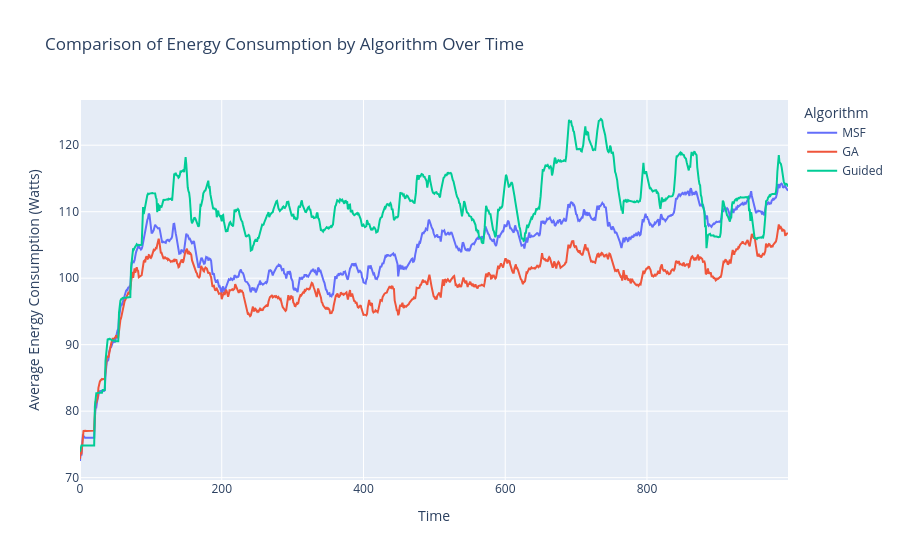

Notebook source saved alongside this figure:
### Code cell
def calculate_total_power(P_base, P_idle, P_max, U):
    """
    Calcula o consumo total de energia com base no uso da CPU.

    Parâmetros:
    - P_base: Consumo de energia base do servidor sem carga de CPU.
    - P_idle: Consumo de energia da CPU no estado ocioso.
    - P_max: Consumo de energia da CPU com 100% de carga.
    - U: Percentual de uso da CPU (0 a 100).

    Retorna:
    - Consumo total de energia em watts.
    """
    return P_base + (P_max - P_idle) * (U / 100) + P_idle


# Parâmetros de energia
P_base = 50  # Consumo de energia base em watts
P_idle = 20  # Consumo de energia da CPU em estado ocioso em watts
P_max = 100  # Consumo de energia da CPU a 100% de carga em watts

# Aplicando a função de cálculo de energia ao DataFrame
df_energy_msf = cpu_msf_df.applymap(lambda U: calculate_total_power(P_base, P_idle, P_max, U))
df_energy_ga = cpu_ga_df.applymap(lambda U: calculate_total_power(P_base, P_idle, P_max, U))
df_energy_gr = cpu_gr_df.applymap(lambda U: calculate_total_power(P_base, P_idle, P_max, U))

# Supondo que df_energy_dp, df_energy_ga, df_energy_rod sejam os DataFrames de energia
# Vamos calcular a média do consumo de energia da rede inteira ao longo do tempo para cada algoritmo
average_energy_msf = df_energy_msf.mean(axis=1)
average_energy_ga = df_energy_ga.mean(axis=1)
average_energy_gr = df_energy_gr.mean(axis=1)

# Preparando os dados para plotagem
time_index = range(
    len(average_energy_msf)
)  # Assumindo que todos os DataFrames têm o mesmo comprimento

# Criando um DataFrame para facilitar a plotagem com Plotly
df_comparison = pd.DataFrame(
    {
        "Time": time_index,
        "MSF": average_energy_msf.values,
        "Genetic": average_energy_ga.values,
        "Guided": average_energy_gr.values,
    }
)

# Plotando o gráfico de comparação usando Plotly

fig = go.Figure()

# Adicionando cada série de dados
fig.add_trace(
    go.Scatter(x=df_comparison["Time"], y=df_comparison["MSF"], mode="lines", name="MSF")
)
fig.add_trace(
    go.Scatter(x=df_comparison["Time"], y=df_comparison["Genetic"], mode="lines", name="GA")
)
fig.add_trace(
    go.Scatter(x=df_comparison["Time"], y=df_comparison["Guided"], mode="lines", name="Guided")
)

fig.update_layout(
    title="Comparison of Energy Consumption by Algorithm Over Time",
    xaxis_title="Time",
    yaxis_title="Average Energy Consumption (Watts)",
    legend_title="Algorithm",
)

# Exibindo o gráfico
fig.show()

### Figure 1 — Plotly figure (JSON) as saved in the notebook; plotly's stock layout.template omitted (floating-point values rounded to 4 significant figures; data arrays with more than 128 entries replaced by an {"elided": "..."} marker saying what was removed)
{"data": [{"mode": "lines", "name": "MSF", "type": "scatter", "x": {"elided": "1000 int values"}, "y": {"elided": "1000 float values"}}, {"mode": "lines", "name": "GA", "type": "scatter", "x": {"elided": "1000 int values"}, "y": {"elided": "1000 float values"}}, {"mode": "lines", "name": "Guided", "type": "scatter", "x": {"elided": "1000 int values"}, "y": {"elided": "1000 float values"}}], "layout": {"legend": {"title": {"text": "Algorithm"}}, "title": {"text": "Comparison of Energy Consumption by Algorithm Over Time"}, "xaxis": {"title": {"text": "Time"}}, "yaxis": {"title": {"text": "Average Energy Consumption (Watts)"}}}}
